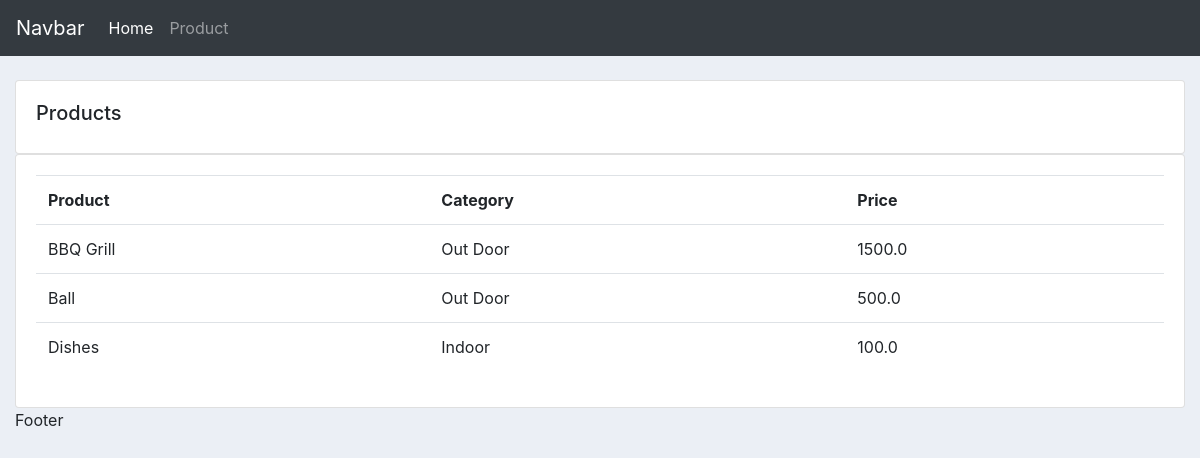
The app's page /product/ with its own data.
### accounts/models.py (models this page shows, shortened)
class Product(models.Model):
    CATEGORY=(
        ('Indoor','Indoor'),
        ('Out Door', 'Out Door'),
    )
    name=models.CharField(max_length=200, null=True)
    price=models.FloatField(null=True)
    category=models.CharField(max_length=200, null=True,choices=CATEGORY)
    description=models.CharField(max_length=200, null=True)
    date_created=models.DateTimeField(auto_now_add=True, null=True)
    tag=models.ManyToManyField(Tag)

### accounts/views.py (the view)
def product(request):
    products= Product.objects.all()
    return render(request,'accounts/product.html',{'products':products})

### accounts/templates/accounts/product.html
{% extends 'accounts/main.html' %}
{%block content%}
<br>
		<div class="row">
			<div class="col-md">
				<div class="card card-body">
					<h5>Products</h5>
				</div>
				<div class="card card-body">
					<table class="table">
						<tr>
							<th>Product</th>
							<th>Category</th>
							<th>Price</th>
						</tr>
						{% for product in products%}
							<tr>
								<td>{{product.name}}</td>
								<td>{{product.category}}</td>
								<td>{{product.price}}</td>
							</tr>
						{% endfor %}
					</table>
				</div>
			</div>
		</div>
{%endblock%}

### static/css/main.css (style rules this page uses)
body { background-color: #ebeff5; }

### records on screen
Product: name "BBQ Grill", category "Out Door", price "1500.0"
Product: name "Ball", category "Out Door", price "500.0"
Product: name "Dishes", category "Indoor", price "100.0"
